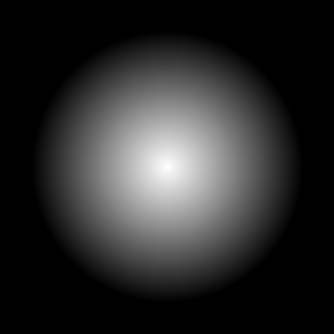
#> input picture 6.Segmentation/pic.1.tif, 334 x 334 px, shrunk from 675 x 675 before the run
$ jupyter execute --allow-errors Lab6.ipynb   (shell and % lines are left out)
#> lines starting #> are read from the running program, lines starting #| are printed output that depends on the picture; after the words box and inside, x2 and y2 are one past the last pixel; in counts of white or black regions, pixels touching at a corner belong together; long printed decimals are rounded
### 6.Segmentation/graythresh.py
import numpy as np

def graythresh(image):
	'''Implements global image threshold using Otsu's method'''

	nbins = 256
	#p, _ = np.histogram(image, bins = nbins, range = [0, nbins - 1], density = True)
	p, _ = np.histogram(image, bins = nbins, range = [0, nbins - 1])
	p = p / (image.shape[0] * image.shape[1])

	omega = np.cumsum(p)
	mu = np.cumsum(p * np.arange(1, nbins + 1))
	mu_t = mu[-1]	# Last element

	sigma_b2 = (mu_t * omega - mu) ** 2 / (omega * (1 - omega) + np.finfo(omega.dtype).eps)

	maxval = np.nanmax(sigma_b2)
	if (np.isnan(maxval)):
		level = 0
	else:
		i = np.mean(np.nonzero(sigma_b2 == maxval))
		level = i / (nbins - 1)

	return level

### 6.Segmentation/Lab6.ipynb
[cell 1]
from google.colab import drive
drive.mount('/content/drive')
%cd /content/drive/'My Drive'/CV/Lab6/

from IPython.display import Image
import cv2
import numpy as np
import matplotlib.pyplot as plt
import skimage.exposure as ex
from skimage import restoration, transform, color, morphology, feature
from scipy import signal, ndimage
import math, graythresh

##Виявлення точок на зображенні

[cell 2]
pic1_orig = cv2.imread('pic.1.tif',0)
#> pic1_orig is the input picture: shape (334, 334); min 0, max 255, mean 43.9
image1_np=np.array(pic1_orig)

kernel = np.array([[-1, -1, -1],
                   [-1, 8, -1],
                   [-1, -1, -1]])

g = np.abs(signal.convolve2d(image1_np.astype('float32'), kernel, mode='same', boundary='fill', fillvalue=0))
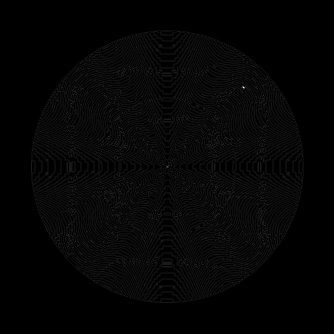
#> g: shape (334, 334) float64; min 0, max 61, mean 1.3; drawn with min black and max white
T = np.max(g)
#> T = 61
g = g >= T
#> g: shape (334, 334) bool; 0% white in thin lines or dots, all inside (x1, y1, x2, y2) = (243, 87, 244, 88)
g = morphology.binary_dilation(g, np.ones([5, 5]))
#> g: shape (334, 334) bool; 0.02% white; 1 white region, box (x1, y1, x2, y2) and area: (241, 85, 246, 90) 25

plt.figure(figsize = (20,20))
#> (this line was passed over: IPython is not available in this run)
#> (the rest of this cell did not finish here and is left out)

[cell 3]
pic2_orig = cv2.imread('pic.2.tif',0)
image2_np=np.array(pic2_orig)

kernel_horizont = np.array([[-1, -1, -1],
                            [2, 2, 2],
                            [-1, -1, -1]])

kernel_45 = np.array([[-1, -1, 2],
                      [-1, 2, -1],
                      [2, -1, -1]])

#> (the rest of this cell did not finish here and is left out)

##Виявлення границь

[cell 4]
pic3_orig = cv2.imread('pic.3.tif',0)
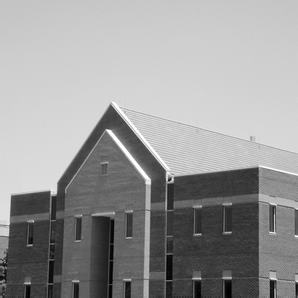
#> input picture 6.Segmentation/pic.3.tif, 298 x 298 px, shrunk from 601 x 601 before the run
#> pic3_orig is the input picture: shape (298, 298); min 0, max 255, mean 152.8
image3_np = np.array(pic3_orig)

g_Canny = feature.canny(image3_np, sigma=0)
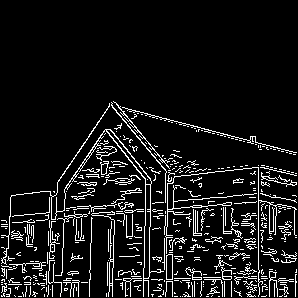
#> g_Canny: shape (298, 298) bool; 8.8% white in thin lines or dots, all inside (x1, y1, x2, y2) = (1, 101, 297, 297)
#> (the rest of this cell did not finish here and is left out)

##Обробка з глобальним/адаптивним порогом

[cell 5]
pic4_orig = cv2.imread('pic.4.tif',0)
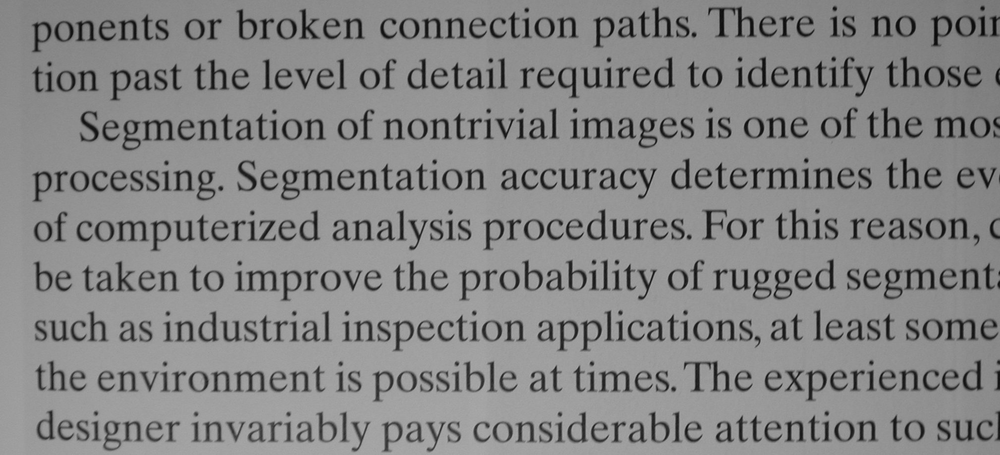
#> input picture 6.Segmentation/pic.4.tif, 1000 x 455 px, shrunk from 2018 x 918 before the run
#> pic4_orig is the input picture: shape (455, 1000); min 7, max 174, mean 133.2
image4_np = np.array(pic4_orig)

T = 0.5 * (np.float32(np.min(image4_np)) + np.float32(np.max(image4_np)))
#> T = 90.5
done = False
while (not done):
  g = (image4_np >= T)
  Tnext = 0.5 * (np.mean(image4_np[g]) + np.mean(image4_np[np.logical_not(g)]))
  done = np.abs(T - Tnext) < 0.5
  T = Tnext
#> this loop made 4 passes
#> (Tnext, done, T) on passes 1 to 4: (98.15, False, 98.15), (100.6, False, 100.6), (101.3, False, 101.3), (101.6, True, 101.6)
#> pass 1, `g = (image4_np >= T)`:
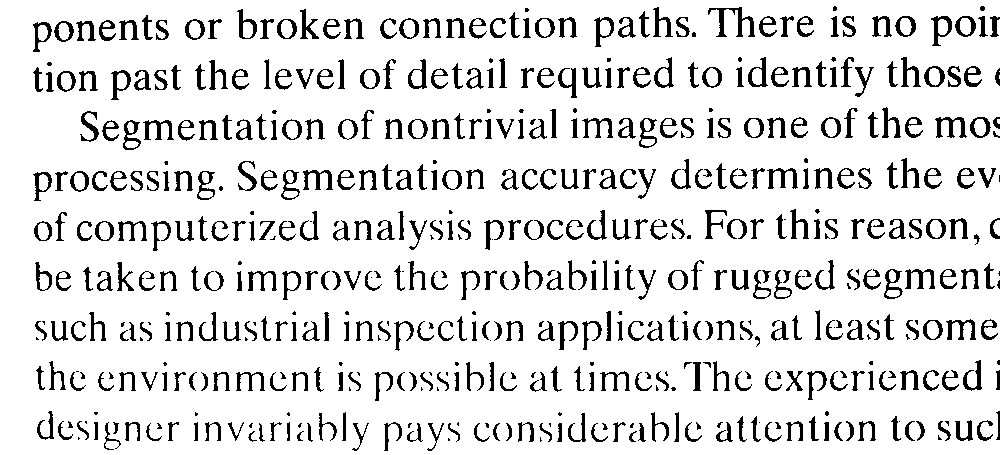
#> g: shape (455, 1000) bool; 87.8% white; 574 black regions (119 under 20 px), largest, box (x1, y1, x2, y2) and area: (708, 7, 755, 37) 437, (935, 117, 967, 138) 299, (767, 168, 798, 189) 273
#> pass 3, `g = (image4_np >= T)`:
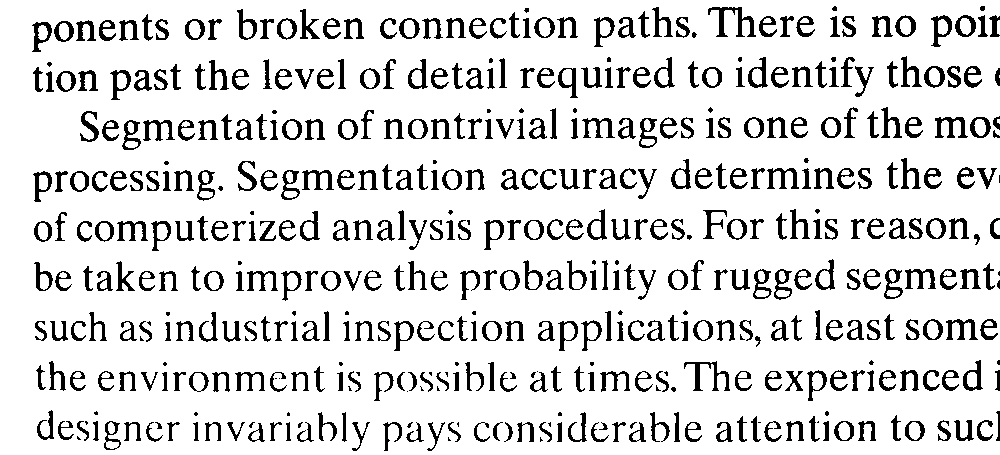
#> g: shape (455, 1000) bool; 86.1% white; 496 black regions (71 under 20 px), largest, box (x1, y1, x2, y2) and area: (708, 7, 756, 37) 491, (684, 361, 730, 391) 403, (935, 117, 968, 138) 334
#> after the loop: g: shape (455, 1000) bool; 86% white; 494 black regions (67 under 20 px), largest, box (x1, y1, x2, y2) and area: (708, 7, 756, 37) 496, (684, 361, 730, 391) 408, (935, 117, 968, 138) 335
g_global = image4_np > T

T2 = 255 * graythresh.graythresh(image4_np)
#> in graythresh, `p, _ = np.histogram(image, bins = nbins, range = [0, nbins - 1])`: p = 256 values, max 14975 at index 151, min 0 at index 0, mean 1777.3
#> in graythresh, `p = p / (image.shape[0] * image.shape[1])`: p = 256 values, max 0.0329 at index 151, min 0 at index 0, mean 0.00391
#> in graythresh, `omega = np.cumsum(p)`: omega = 256 values from 0 to 1
#> in graythresh, `mu = np.cumsum(p * np.arange(1, nbins + 1))`: mu = 256 values from 0 to 134.2
#> in graythresh, `mu_t = mu[-1]`: mu_t = 134.2
#> in graythresh, `sigma_b2 = (mu_t * omega - mu) ** 2 / (omega * (1 - omega) + np.finfo(..`: sigma_b2 = 256 values, max 936.7 at index 101, min 0 at index 0, mean 367.7
#> in graythresh, `maxval = np.nanmax(sigma_b2)`: maxval = 936.7
#> in graythresh, `i = np.mean(np.nonzero(sigma_b2 == maxval))`: i = 101
#> in graythresh, `level = i / (nbins - 1)`: level = 0.396
#> T2 = 101
g_adapt = image4_np > T2

print (" ----- T = " + str(T) + "\n ----- T2 = " + str(T2))
#|  ----- T = 101.554
#|  ----- T2 = 101.0
plt.figure(figsize = (20,20))
#> (this line was passed over: IPython is not available in this run)
#> (the rest of this cell did not finish here and is left out)

##Сегментація за вододілами шляхом перетворення відстані

[cell 6]
pic5_orig = cv2.imread('pic.5.tif',0)
pic5_binary = cv2.threshold(pic5_orig, 128, 255, cv2.THRESH_BINARY)[1]
#> (the rest of this cell did not finish here and is left out)

##Сегментація за вододілами за допомогою градієнтів

[cell 7]
pic6_orig = cv2.imread('pic.6.tif',0)
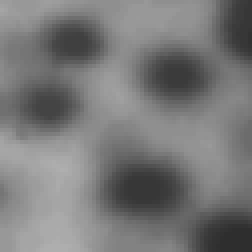
#> input picture 6.Segmentation/pic.6.tif, 63 x 63 px, shrunk from 128 x 128 before the run (shown 4 times larger)
#> pic6_orig is the input picture: shape (63, 63); min 46, max 175, mean 120
image6_np = np.array(pic6_orig)

Gx = np.array([[-1, 0, 1],
	             [-2, 0, 2],
	             [-1, 0, 1]])
pic6_Gx = signal.convolve2d(pic6_orig, Gx, mode='same', boundary='symm')
pic6_Gy = signal.convolve2d(pic6_orig, Gx.T, mode='same', boundary='symm')
g1 = np.sqrt(pic6_Gx**2 + pic6_Gy**2)

n = 4
g2  = morphology.opening(g1, np.ones([n,n]))
g2  = morphology.closing(g2, np.ones([n,n]))
L2 = morphology.watershed(g2, watershed_line=True)
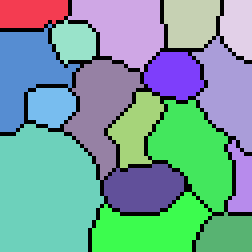
#> L2: shape (63, 63) int32 (shown 4 times larger); 18 distinct labels, from 0 to 17; one colour per label, 0 black
wr2 = (L2 == 0)
#> wr2: shape (63, 63) bool; 9% white in thin lines or dots
image6_np[wr2] = 255
#> image6_np: shape (63, 63); 8.99% of pixels changed, all inside (x1, y1, x2, y2) = (0, 0, 63, 63)

plt.figure(figsize = (20,20))
#> (this line was passed over: IPython is not available in this run)
#> (the rest of this cell did not finish here and is left out)

##Cегментація за допомогою кластеризації по k-середніх

[cell 8]
pic8_orig = cv2.imread('pic.8.jpg',1)
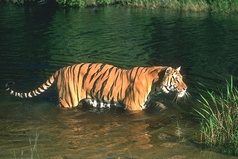
#> input picture 6.Segmentation/pic.8.jpg, 238 x 159 px, shrunk from 481 x 321 before the run
#> pic8_orig is the input picture: shape (159, 238, 3); mean B, G, R 51.9, 76.9, 72.9
pic8_orig = cv2.cvtColor(pic8_orig, cv2.COLOR_BGR2RGB)
image8_np = np.array(pic8_orig)

nSeg = 6
criteria = (cv2.TERM_CRITERIA_EPS + cv2.TERM_CRITERIA_MAX_ITER, 10, 1.0)

nrows, ncols, c = np.shape(image8_np)
#> nrows = 159; ncols = 238; c = 3
data = np.float32(np.reshape(image8_np, (nrows * ncols, c)))

ret,label,center = cv2.kmeans(data, nSeg, None, criteria, 10, cv2.KMEANS_RANDOM_CENTERS)
#> ret = 15477001.3; center = [[239.7, 221, 180], [59.41, 72.72, 47.16], [228.4, 166.1, 110.5], [29.83, 46.17, 34.17], [140.4, 121.7, 82.76], [98.57, 92.76, 57.61]]

center = np.uint8(center)
#> center = [[239, 220, 180], [59, 72, 47], [228, 166, 110], [29, 46, 34], [140, 121, 82], [98, 92, 57]]
res = center[label.flatten()]
res2 = res.reshape((pic8_orig.shape))
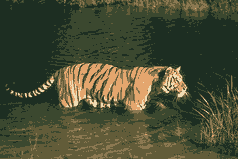
#> res2: shape (159, 238, 3); mean R, G, B 72.3, 76.4, 51.6

plt.figure(figsize = (20,20))
#> (this line was passed over: IPython is not available in this run)
#> (the rest of this cell did not finish here and is left out)
